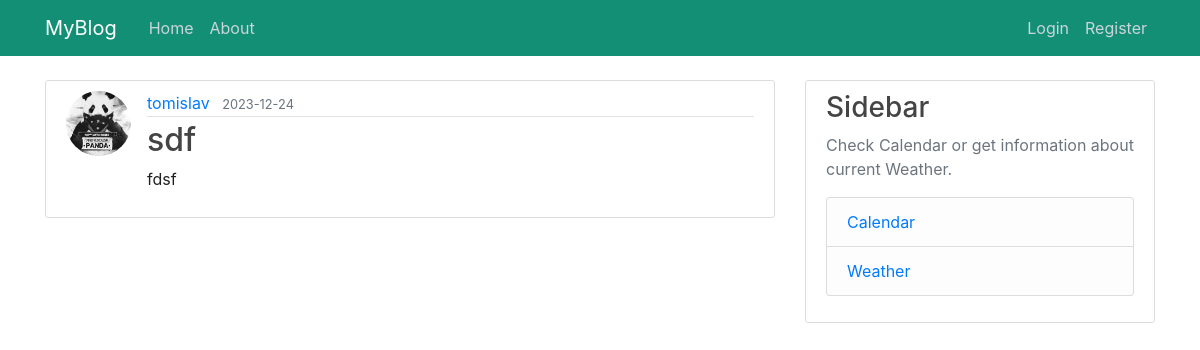
/post/1, run on the app's committed database.
### myblog/models.py (models this page shows, shortened)
class User(db.Model, UserMixin):
    id = db.Column(db.Integer, primary_key=True)
    username = db.Column(db.String(20), unique=True, nullable=False)
    email = db.Column(db.String(120), unique=True, nullable=False)
    image_file = db.Column(db.String(20), nullable=False, default="default.jpg")
    password = db.Column(db.String(60), nullable=False)
    posts = db.relationship("Post", backref="author", lazy=True)

class Post(db.Model):
    id = db.Column(db.Integer, primary_key=True)
    title = db.Column(db.String(150), nullable=False)
    date_posted = db.Column(db.DateTime, nullable=False, default=datetime.utcnow)
    content = db.Column(db.Text, nullable=False)
    user_id = db.Column(db.Integer, db.ForeignKey("user.id"), nullable=False)

### myblog/posts/routes.py (the view)
@posts.route("/post/<int:post_id>")
def post(post_id):
    post = Post.query.get_or_404(post_id)
    return render_template("post.html", title=post.title, post=post)

### myblog/templates/post.html (shortened to what this page needs)
{% extends "layout.html" %}
{% block content %}
  <article class="media content-section">
    <img class="rounded-circle article-img" src="{{ url_for('static', filename='profile_pictures/' + post.author.image_file) }}">
    <div class="media-body">
      <div class="article-metadata">
        <a class="mr-2" href="#">{{ post.author.username }}</a>
        <small class="text-muted">{{ post.date_posted.strftime('%Y-%m-%d') }}</small>
      </div>
      <h2 class="article-title">{{ post.title }}</h2>
      <p class="article-content">{{ post.content }}</p>
    </div>
  </article>
{% endblock content %}

### myblog/static/main.css (style rules this page uses)
body { background: #ffffff; color: #202020; margin-top: 5rem; }
h1, h2, h3, h4, h5, h6 { color: #444444; }
.content-section { background: #ffffff; padding: 10px 20px; border: 1px solid #dddddd; border-radius: 3px; margin-bottom: 20px; }
.article-title { color: #444444; }
.article-content { white-space: pre-line; }
.article-img { height: 65px; width: 65px; margin-right: 16px; }
.article-metadata { padding-bottom: 1px; margin-bottom: 4px; border-bottom: 1px solid #e3e3e3 }

### data on the page
User: image_file (picture), author.username "tomislav"
Post: date_posted "2023-12-24", title "sdf", content "fdsf"
